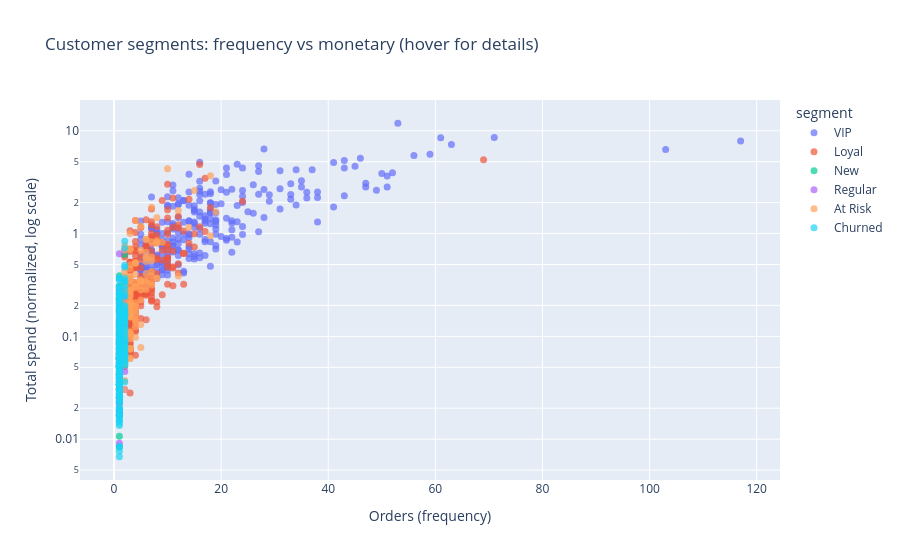

Notebook code for this chart:
### Code cell
# 차트 7: 인터랙티브 산점도 - 고객 세그먼트 (고객 1명 = 점 1개)
# 고객 번호를 열로 꺼내지 않고 행 번호만 쓴다 (고객 번호는 차트에 담지 않는다)
rfm_plot = rfm.reset_index(drop=True)

# 점 차트를 만든다
fig = px.scatter(
    # 그릴 데이터
    rfm_plot,
    # 가로축: 주문 횟수
    x="frequency",
    # 세로축: 총 구매 금액
    y="monetary",
    # 세그먼트별로 색을 다르게 한다
    color="segment",
    # 범례 순서를 고정한다
    category_orders={"segment": SEGMENT_ORDER},
    # 올리면 보이는 값
    hover_data=["recency", "r_score", "f_score", "m_score"],
    # 금액 차이가 커서 세로축을 로그 눈금으로 본다
    log_y=True,
    # 차트 제목
    title="Customer segments: frequency vs monetary (hover for details)",
    # 축 이름
    labels={
        "frequency": "Orders (frequency)",
        "monetary": "Total spend (normalized, log scale)",
    },
)

# 점 크기와 투명도
fig.update_traces(marker=dict(size=7, opacity=0.7))

# HTML 파일로 저장한다
save_html(fig, "rfm_segments_scatter.html")

# 노트북에 보여준다
fig.show()

# 세그먼트별 주문 횟수와 구매 금액의 중앙값
# 세그먼트별 중앙값을 정해 둔 순서로 보여준다
rfm.groupby("segment")[["frequency", "monetary"]].median().loc[SEGMENT_ORDER]

### Figure 1 — Plotly figure (JSON) as saved in the notebook; plotly's stock layout.template omitted (floating-point values rounded to 4 significant figures; data arrays with more than 128 entries replaced by an {"elided": "..."} marker saying what was removed)
{"data": [{"customdata": {"elided": "249x4 int values"}, "hovertemplate": "segment=VIP<br>Orders (frequency)=%{x}<br>Total spend (normalized, log scale)=%{y}<br>recency=%{customdata[0]}<br>r_score=%{customdata[1]}<br>f_score=%{customdata[2]}<br>m_score=%{customdata[3]}<extra></extra>", "legendgroup": "VIP", "marker": {"color": "#636efa", "opacity": 0.7, "size": 7, "symbol": "circle"}, "mode": "markers", "name": "VIP", "orientation": "v", "showlegend": true, "type": "scatter", "x": {"elided": "249 int values"}, "xaxis": "x", "y": {"elided": "249 float values"}, "yaxis": "y"}, {"customdata": {"elided": "218x4 int values"}, "hovertemplate": "segment=Loyal<br>Orders (frequency)=%{x}<br>Total spend (normalized, log scale)=%{y}<br>recency=%{customdata[0]}<br>r_score=%{customdata[1]}<br>f_score=%{customdata[2]}<br>m_score=%{customdata[3]}<extra></extra>", "legendgroup": "Loyal", "marker": {"color": "#EF553B", "opacity": 0.7, "size": 7, "symbol": "circle"}, "mode": "markers", "name": "Loyal", "orientation": "v", "showlegend": true, "type": "scatter", "x": {"elided": "218 int values"}, "xaxis": "x", "y": {"elided": "218 float values"}, "yaxis": "y"}, {"customdata": {"elided": "58x4 int values"}, "hovertemplate": "segment=New<br>Orders (frequency)=%{x}<br>Total spend (normalized, log scale)=%{y}<br>recency=%{customdata[0]}<br>r_score=%{customdata[1]}<br>f_score=%{customdata[2]}<br>m_score=%{customdata[3]}<extra></extra>", "legendgroup": "New", "marker": {"color": "#00cc96", "opacity": 0.7, "size": 7, "symbol": "circle"}, "mode": "markers", "name": "New", "orientation": "v", "showlegend": true, "type": "scatter", "x": [1, 1, 2, 2, 1, 1, 1, 1, 1, 2, 1, 1, 1, 2, 2, 2, 1, 1, 1, 1, 2, 1, 2, 1, 2, 1, 1, 2, 2, 1, 1, 1, 2, 2, 2, 1, 1, 1, 2, 1, 1, 1, 1, 1, 1, 1, 1, 1, 1, 1, 1, 1, 1, 1, 1, 1, 1, 1], "xaxis": "x", "y": [0.2287, 0.2253, 0.2743, 0.05498, 0.03388, 0.01861, 0.08468, 0.3032, 0.0762, 0.08634, 0.06434, 0.3897, 0.03047, 0.06942, 0.2101, 0.08802, 0.3087, 0.061, 0.008458, 0.1203, 0.3439, 0.01693, 0.21, 0.05931, 0.05336, 0.2304, 0.09147, 0.08129, 0.2304, 0.2762, 0.09912, 0.06266, 0.177, 0.122, 0.626, 0.08975, 0.04064, 0.01066, 0.09653, 0.06775, 0.07622, 0.1761, 0.03483, 0.06266, 0.06097, 0.06776, 0.04234, 0.03895, 0.08471, 0.05081, 0.03554, 0.06778, 0.0508, 0.02541, 0.03049, 0.1067, 0.05334, 0.1356], "yaxis": "y"}, {"customdata": {"elided": "75x4 int values"}, "hovertemplate": "segment=Regular<br>Orders (frequency)=%{x}<br>Total spend (normalized, log scale)=%{y}<br>recency=%{customdata[0]}<br>r_score=%{customdata[1]}<br>f_score=%{customdata[2]}<br>m_score=%{customdata[3]}<extra></extra>", "legendgroup": "Regular", "marker": {"color": "#ab63fa", "opacity": 0.7, "size": 7, "symbol": "circle"}, "mode": "markers", "name": "Regular", "orientation": "v", "showlegend": true, "type": "scatter", "x": [1, 1, 2, 1, 2, 2, 1, 1, 1, 2, 1, 2, 1, 1, 2, 1, 1, 1, 1, 1, 1, 1, 1, 2, 2, 1, 2, 2, 2, 1, 2, 1, 2, 2, 1, 1, 1, 2, 2, 2, 2, 1, 1, 1, 1, 1, 1, 2, 2, 1, 1, 1, 1, 1, 1, 1, 1, 2, 2, 1, 1, 1, 1, 1, 1, 1, 1, 1, 1, 1, 1, 1, 1, 1, 1], "xaxis": "x", "y": [0.04403, 0.08471, 0.08976, 0.05719, 0.04551, 0.1948, 0.03047, 0.04742, 0.09315, 0.1633, 0.05242, 0.03047, 0.02541, 0.1745, 0.0881, 0.07624, 0.06707, 0.01693, 0.1288, 0.1152, 0.02303, 0.2789, 0.01693, 0.1271, 0.2202, 0.01941, 0.1338, 0.6928, 0.2608, 0.0898, 0.1745, 0.01727, 0.1271, 0.1271, 0.2338, 0.1494, 0.03044, 0.1677, 0.09468, 0.09822, 0.2796, 0.009136, 0.1084, 0.02202, 0.09319, 0.04234, 0.03388, 0.2372, 0.2542, 0.1259, 0.01766, 0.04234, 0.1101, 0.1321, 0.08298, 0.03895, 0.08468, 0.111, 0.1779, 0.04236, 0.07273, 0.1271, 0.6353, 0.02541, 0.05083, 0.1862, 0.1082, 0.03388, 0.1423, 0.01693, 0.05929, 0.08807, 0.2073, 0.09485, 0.04234], "yaxis": "y"}, {"customdata": {"elided": "133x4 int values"}, "hovertemplate": "segment=At Risk<br>Orders (frequency)=%{x}<br>Total spend (normalized, log scale)=%{y}<br>recency=%{customdata[0]}<br>r_score=%{customdata[1]}<br>f_score=%{customdata[2]}<br>m_score=%{customdata[3]}<extra></extra>", "legendgroup": "At Risk", "marker": {"color": "#FFA15A", "opacity": 0.7, "size": 7, "symbol": "circle"}, "mode": "markers", "name": "At Risk", "orientation": "v", "showlegend": true, "type": "scatter", "x": {"elided": "133 int values"}, "xaxis": "x", "y": {"elided": "133 float values"}, "yaxis": "y"}, {"customdata": {"elided": "267x4 int values"}, "hovertemplate": "segment=Churned<br>Orders (frequency)=%{x}<br>Total spend (normalized, log scale)=%{y}<br>recency=%{customdata[0]}<br>r_score=%{customdata[1]}<br>f_score=%{customdata[2]}<br>m_score=%{customdata[3]}<extra></extra>", "legendgroup": "Churned", "marker": {"color": "#19d3f3", "opacity": 0.7, "size": 7, "symbol": "circle"}, "mode": "markers", "name": "Churned", "orientation": "v", "showlegend": true, "type": "scatter", "x": {"elided": "267 int values"}, "xaxis": "x", "y": {"elided": "267 float values"}, "yaxis": "y"}], "layout": {"legend": {"title": {"text": "segment"}, "tracegroupgap": 0}, "title": {"text": "Customer segments: frequency vs monetary (hover for details)"}, "xaxis": {"anchor": "y", "domain": [0.0, 1.0], "title": {"text": "Orders (frequency)"}}, "yaxis": {"anchor": "x", "domain": [0.0, 1.0], "title": {"text": "Total spend (normalized, log scale)"}, "type": "log"}}}
